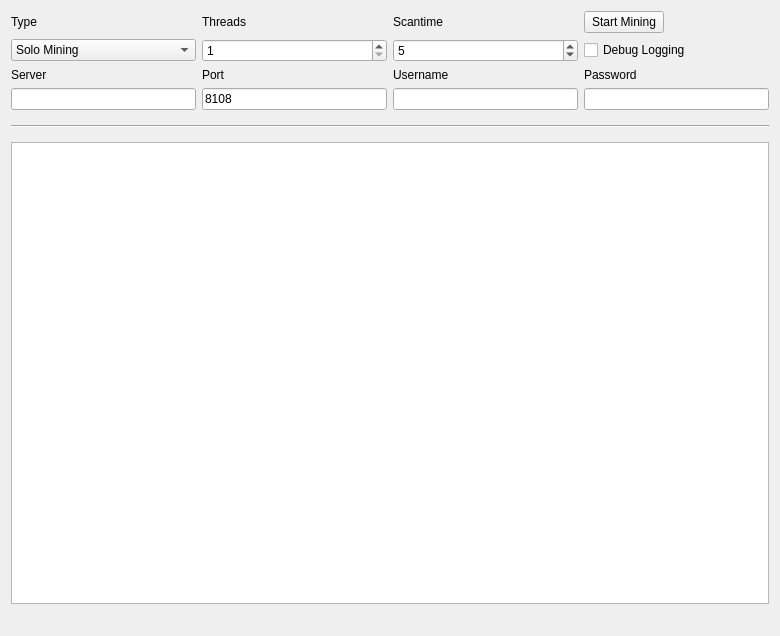
<?xml version="1.0" encoding="UTF-8"?>
<ui version="4.0">
 <class>MiningPage</class>
 <widget class="QWidget" name="MiningPage">
  <property name="geometry">
   <rect>
    <x>0</x>
    <y>0</y>
    <width>780</width>
    <height>636</height>
   </rect>
  </property>
  <property name="windowTitle">
   <string>Mining</string>
  </property>
  <layout class="QGridLayout" name="gridLayout">
   <property name="sizeConstraint">
    <enum>QLayout::SetMaximumSize</enum>
   </property>
   <item row="7" column="1">
    <widget class="QLineEdit" name="serverLine">
     <property name="enabled">
      <bool>true</bool>
     </property>
    </widget>
   </item>
   <item row="6" column="3">
    <widget class="QLabel" name="usernameLabel">
     <property name="enabled">
      <bool>true</bool>
     </property>
     <property name="text">
      <string>Username</string>
     </property>
    </widget>
   </item>
   <item row="6" column="1">
    <widget class="QLabel" name="serverLabel">
     <property name="enabled">
      <bool>true</bool>
     </property>
     <property name="text">
      <string>Server</string>
     </property>
    </widget>
   </item>
   <item row="7" column="3">
    <widget class="QLineEdit" name="usernameLine">
     <property name="enabled">
      <bool>true</bool>
     </property>
     <property name="text">
      <string/>
     </property>
    </widget>
   </item>
   <item row="6" column="4">
    <widget class="QLabel" name="passwordLabel">
     <property name="enabled">
      <bool>true</bool>
     </property>
     <property name="text">
      <string>Password</string>
     </property>
    </widget>
   </item>
   <item row="6" column="2">
    <widget class="QLabel" name="portLabel">
     <property name="enabled">
      <bool>true</bool>
     </property>
     <property name="text">
      <string>Port</string>
     </property>
    </widget>
   </item>
   <item row="3" column="4">
    <widget class="QPushButton" name="startButton">
     <property name="sizePolicy">
      <sizepolicy hsizetype="Fixed" vsizetype="Fixed">
       <horstretch>0</horstretch>
       <verstretch>0</verstretch>
      </sizepolicy>
     </property>
     <property name="text">
      <string>Start Mining</string>
     </property>
    </widget>
   </item>
   <item row="8" column="1" colspan="4">
    <widget class="Line" name="line">
     <property name="sizePolicy">
      <sizepolicy hsizetype="Minimum" vsizetype="Fixed">
       <horstretch>0</horstretch>
       <verstretch>0</verstretch>
      </sizepolicy>
     </property>
     <property name="minimumSize">
      <size>
       <width>0</width>
       <height>20</height>
      </size>
     </property>
     <property name="orientation">
      <enum>Qt::Horizontal</enum>
     </property>
    </widget>
   </item>
   <item row="13" column="1" colspan="4">
    <widget class="QListWidget" name="list">
     <property name="autoScrollMargin">
      <number>100000</number>
     </property>
     <property name="dragDropMode">
      <enum>QAbstractItemView::DragOnly</enum>
     </property>
     <property name="selectionMode">
      <enum>QAbstractItemView::NoSelection</enum>
     </property>
     <property name="movement">
      <enum>QListView::Snap</enum>
     </property>
     <property name="batchSize">
      <number>10</number>
     </property>
    </widget>
   </item>
   <item row="14" column="1" colspan="2">
    <widget class="QLabel" name="shareCount">
     <property name="font">
      <font>
       <pointsize>10</pointsize>
       <weight>75</weight>
       <bold>true</bold>
      </font>
     </property>
     <property name="text">
      <string/>
     </property>
    </widget>
   </item>
   <item row="3" column="3">
    <widget class="QLabel" name="scantimeLabel">
     <property name="enabled">
      <bool>true</bool>
     </property>
     <property name="layoutDirection">
      <enum>Qt::LeftToRight</enum>
     </property>
     <property name="text">
      <string>Scantime</string>
     </property>
    </widget>
   </item>
   <item row="3" column="2">
    <widget class="QLabel" name="threadsLabel">
     <property name="enabled">
      <bool>true</bool>
     </property>
     <property name="text">
      <string>Threads</string>
     </property>
    </widget>
   </item>
   <item row="4" column="4">
    <widget class="QCheckBox" name="debugCheckBox">
     <property name="text">
      <string>Debug Logging</string>
     </property>
    </widget>
   </item>
   <item row="3" column="1">
    <widget class="QLabel" name="typeLabel">
     <property name="text">
      <string>Type</string>
     </property>
    </widget>
   </item>
   <item row="4" column="2">
    <widget class="QSpinBox" name="threadsBox">
     <property name="enabled">
      <bool>true</bool>
     </property>
     <property name="minimum">
      <number>1</number>
     </property>
     <property name="maximum">
      <number>99</number>
     </property>
     <property name="singleStep">
      <number>1</number>
     </property>
    </widget>
   </item>
   <item row="4" column="1">
    <widget class="QComboBox" name="typeBox">
     <property name="editable">
      <bool>false</bool>
     </property>
     <property name="currentIndex">
      <number>0</number>
     </property>
     <item>
      <property name="text">
       <string>Solo Mining</string>
      </property>
     </item>
     <item>
      <property name="text">
       <string>Pool Mining</string>
      </property>
     </item>
    </widget>
   </item>
   <item row="4" column="3">
    <widget class="QSpinBox" name="scantimeBox">
     <property name="enabled">
      <bool>true</bool>
     </property>
     <property name="minimum">
      <number>1</number>
     </property>
     <property name="value">
      <number>5</number>
     </property>
    </widget>
   </item>
   <item row="7" column="2">
    <widget class="QLineEdit" name="portLine">
     <property name="enabled">
      <bool>true</bool>
     </property>
     <property name="text">
      <string>8108</string>
     </property>
     <property name="value" stdset="0">
      <number>8108</number>
     </property>
    </widget>
   </item>
   <item row="7" column="4">
    <widget class="QLineEdit" name="passwordLine">
     <property name="enabled">
      <bool>true</bool>
     </property>
    </widget>
   </item>
   <item row="14" column="3" colspan="2">
    <widget class="QLabel" name="mineSpeedLabel">
     <property name="sizePolicy">
      <sizepolicy hsizetype="Preferred" vsizetype="Preferred">
       <horstretch>0</horstretch>
       <verstretch>0</verstretch>
      </sizepolicy>
     </property>
     <property name="font">
      <font>
       <pointsize>10</pointsize>
       <weight>75</weight>
       <bold>true</bold>
      </font>
     </property>
     <property name="text">
      <string/>
     </property>
     <property name="alignment">
      <set>Qt::AlignRight|Qt::AlignTrailing|Qt::AlignVCenter</set>
     </property>
    </widget>
   </item>
  </layout>
 </widget>
 <layoutdefault spacing="6" margin="11"/>
 <tabstops>
  <tabstop>startButton</tabstop>
  <tabstop>typeBox</tabstop>
  <tabstop>threadsBox</tabstop>
  <tabstop>scantimeBox</tabstop>
  <tabstop>serverLine</tabstop>
  <tabstop>portLine</tabstop>
  <tabstop>usernameLine</tabstop>
  <tabstop>passwordLine</tabstop>
  <tabstop>debugCheckBox</tabstop>
  <tabstop>list</tabstop>
 </tabstops>
 <resources/>
 <connections/>
</ui>
